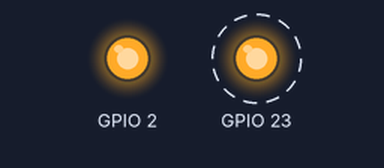
This sketch was run on a simulated ESP32. Shown: output pins drawn as LEDs (lit = HIGH). Dashed ring = blinking.

Above: at 0.5 s.
Timing chart, 0 to 4.6 s (numbered marks = the images above):
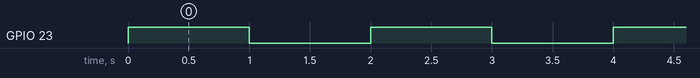

Measured:
- by itself, GPIO 23: alternates HIGH for 1.0 s and LOW for 1.0 s

The sketch:

esp32_blinktest.ino
```cpp
//testing blink code on esp32

void setup() {
  // put your setup code here, to run once:
pinMode(2,OUTPUT);
pinMode(23,OUTPUT);

}

void loop() {
  // put your main code here, to run repeatedly:
digitalWrite(2,HIGH);

digitalWrite(23,HIGH);
delay(1000);
digitalWrite(23,LOW);
delay(1000);
}


// Conclusions: Pin D2 is connected to the blue LED on the board and pin D23-GPIO 23 is safe to use
```
